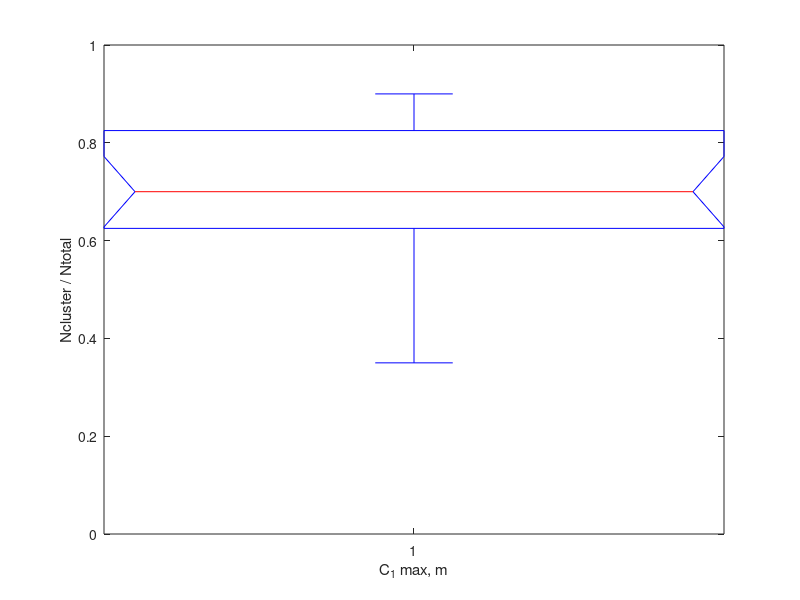

Here is the MATLAB script that generated this plot:
% 20個の整数値の例
data = [14 13 16 14 17 17 13 18 17 14 9 11 10 15 12 15 13 7 17]/20;

% 箱ひげ図を描画
figure;
boxplot(data,0.1);

% y軸の範囲を0から1に設定
ylim([0 1]);

% グラフのタイトルと軸ラベルを設定
title('');
xlabel('C_1 max, m');
ylabel('Ncluster / Ntotal');
